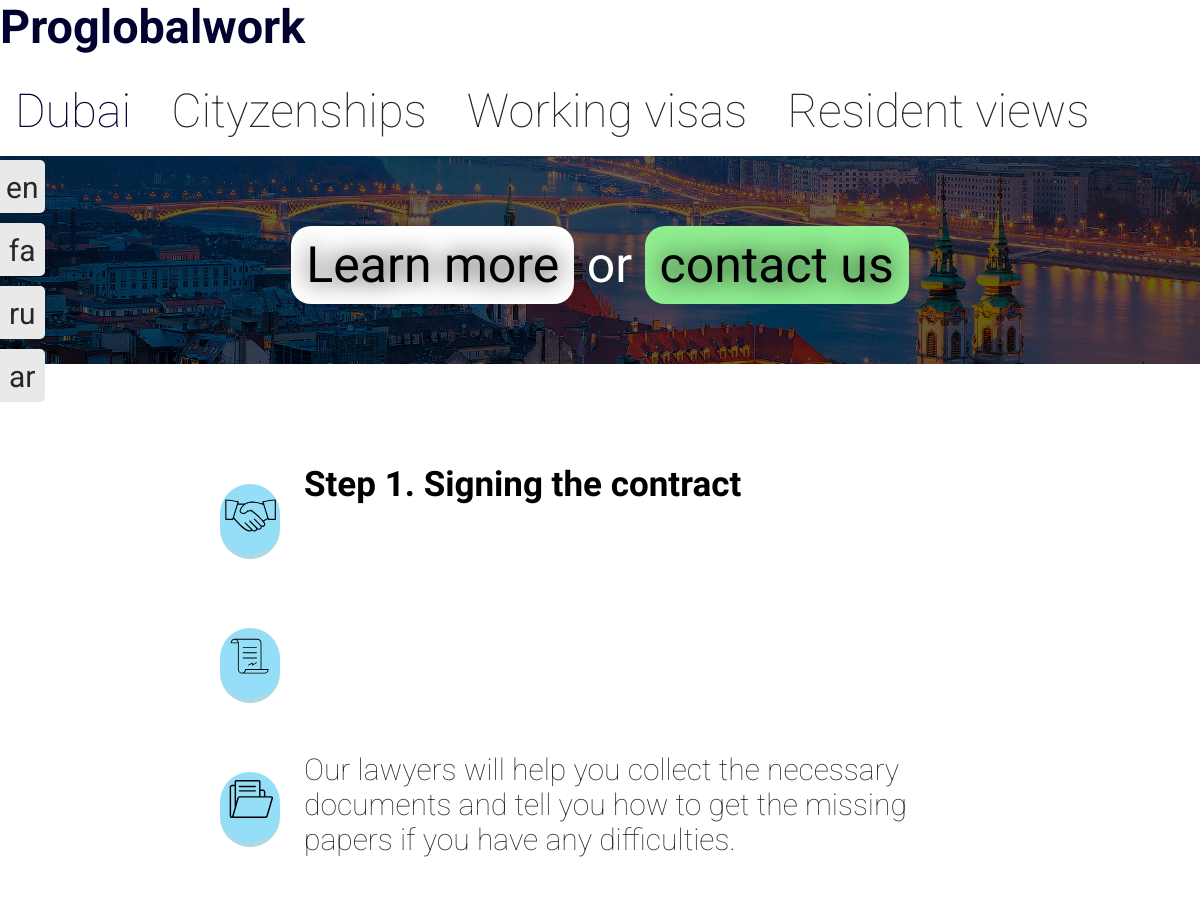
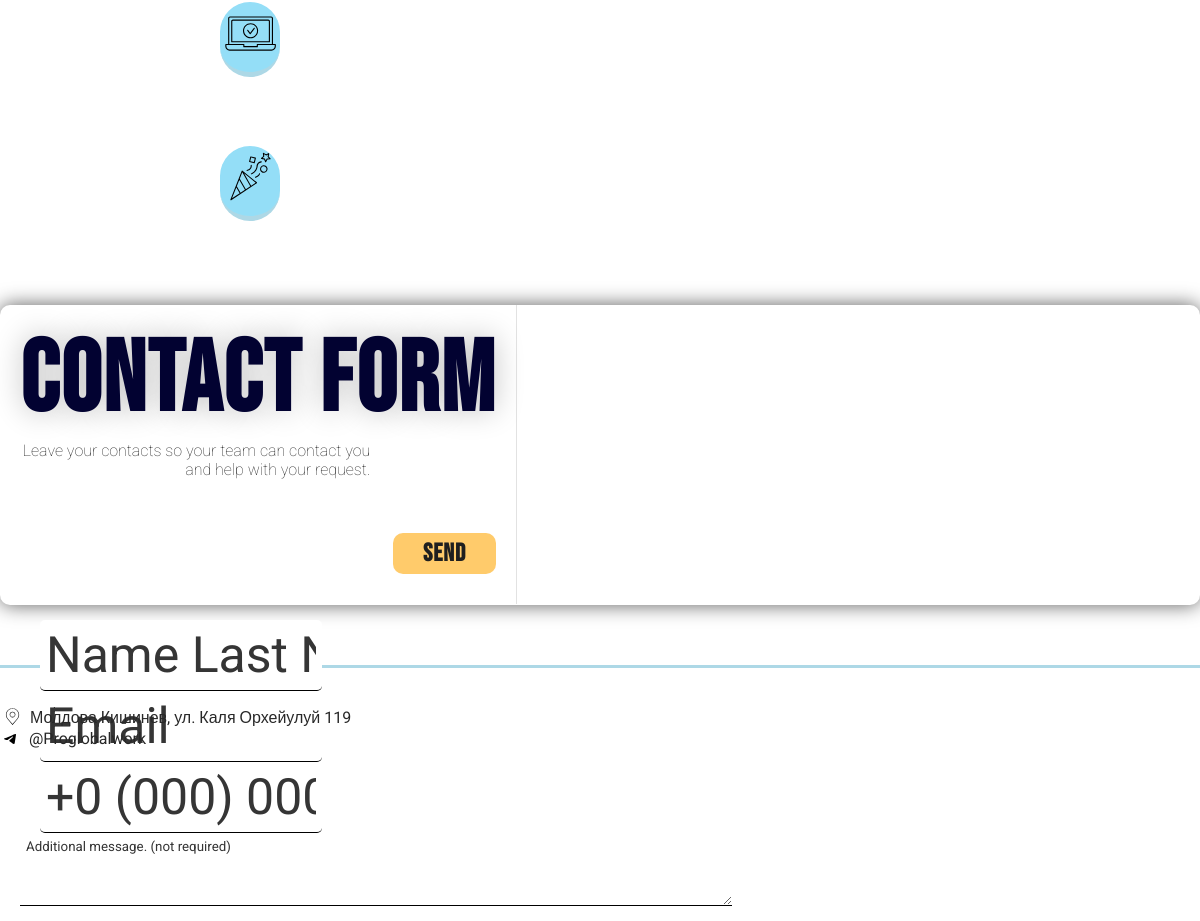
Before: /work_visa/vengria/ with the older database file (2 pictures, top to bottom).
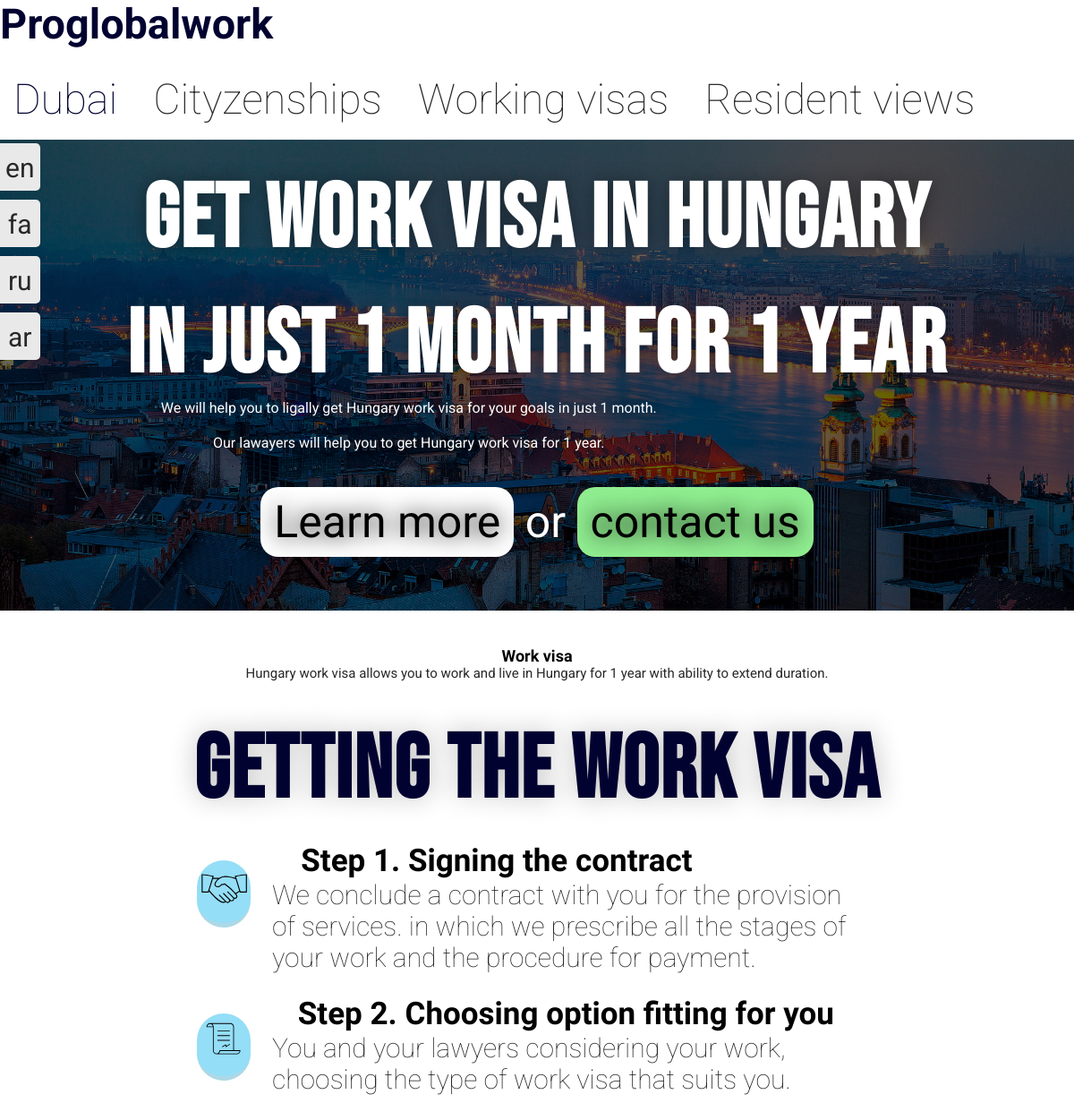
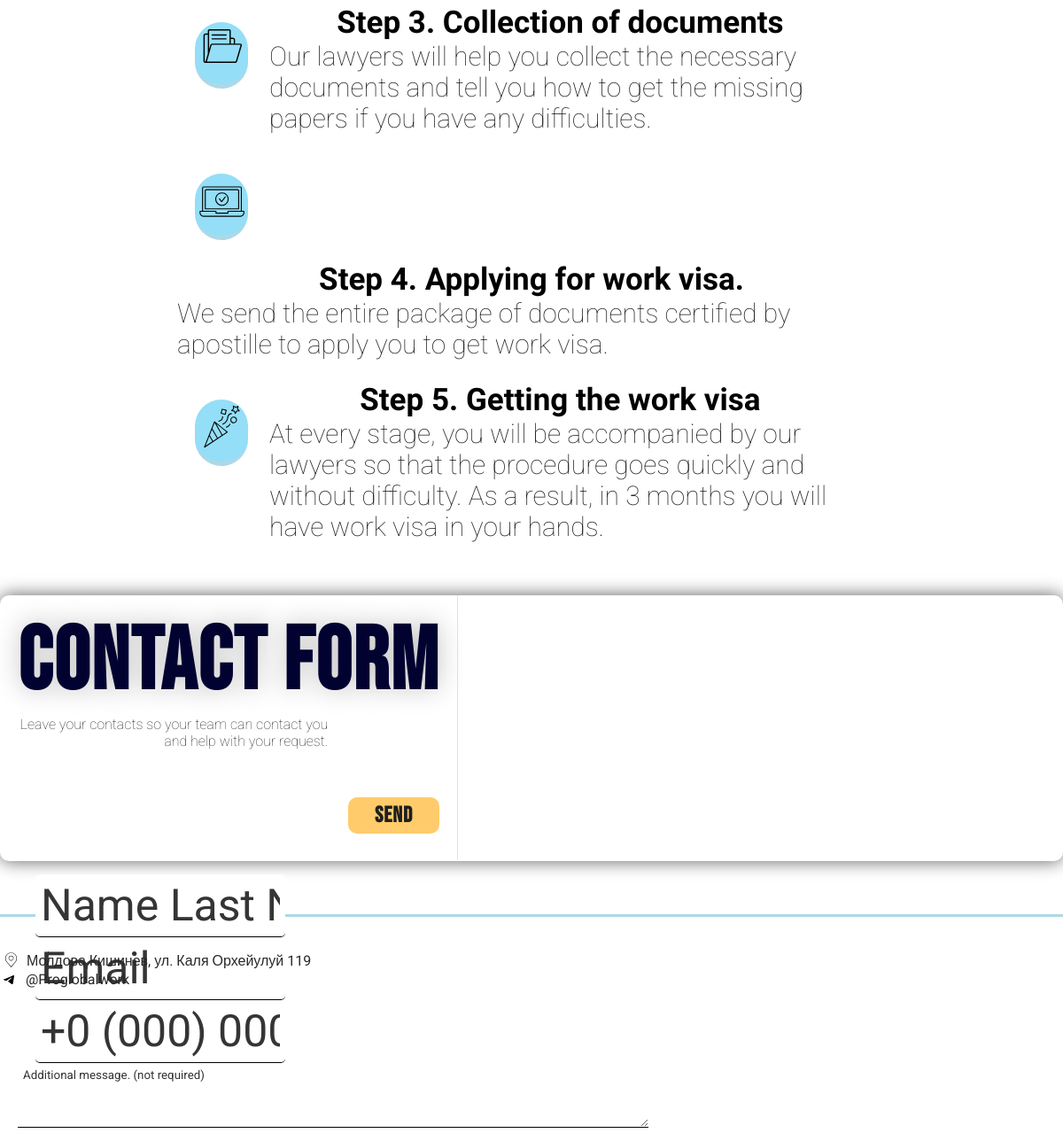
After: the same page with the newer database file (2 pictures, top to bottom).
### main/models.py (models this page shows, shortened)
class Text(models.Model):
	related = models.ForeignKey(TextBlock, on_delete=models.CASCADE, related_name='texts')
	language = models.CharField(max_length=2)
	text = models.TextField(unique=True)
	source = models.BooleanField(default=False)

### main/views.py (the view)
# urls.py: path('work_visa/vengria/', views.workvisa_vengria, name='workvisa_vengria'),
def workvisa_vengria(request):
	return _render(request, 'sub/work_visa/vengria.html', from_page='workvisa for vengria')

### main/views.py (called while the page is built)
def get_texts(lang):
	texts = {}
	for block in TextBlock.objects.all():
		try:
			texts[block.title] = block.texts.filter(language=lang)[0]
		except IndexError:
			print('Missing text for "', block.title, '" for ', lang)
	return {'texts': texts}

def _render(req, template, context={}, from_page='any', req_form=True):
	lang = 'en'
	if 'lang' in req.COOKIES:
		if req.method == 'POST':
			form = RequestForm(req.POST)
			if form.is_valid():
				db_req = form.save(commit=False)
				db_req.from_page = from_page
				db_req.save()
		context['texts'] = get_texts(req.COOKIES['lang'])
		req = render(req, template, context)
	else:
		context['texts'] = get_texts(lang)
		req = render(req, template, context)
		req.set_cookie('lang', lang)
	context['req_form'] = RequestForm
	if req_form != True:
		del context['req_form']
	return req

### main/templates/sub/work_visa/vengria.html (shortened to what this page needs)
{% extends 'base.html' %}
{% load static %}
{% block content %}
<div class="content__title_back" style="
background: linear-gradient( rgba(0, 0, 0, 0.6), rgba(0, 0, 0, 0.6) ), url({% static 'imgs/vengria.jpg' %});
background-position: center;
background-repeat: no-repeat;
background-size: cover;
">
	<div class="centered" style="text-align: center;">
		<h1 style="color: white; text-shadow: 0 0 20px rgb(0, 0, 0, 0.4);">
			{{ texts.texts.Vengria_first_title_work_visa_h1.text|linebreaks }}
		</h1>
		<div style="max-width: 70ch;">
			{{ texts.texts.vengria_text_under_first_title_div.text|linebreaks }}
		</div>
		<br>
		<br>
		<div class="tricky-but">
			<div>
				Learn more
			</div>
			 or
			<div>
				contact us
			</div>
		</div>
	</div>
</div>
<br>
<br>
<div class="content">
	<h2 class="centered">{{ texts.texts.Work_visa.text }}</h2>
	<div class="centered lil-text" style="text-align: center">
		{{ texts.texts.vengria_work_visa_explain.text }}
	</div>
</div>
<br>
<br>
<div class="content">
	<h1 class="centered">
		{{ texts.texts.Getting_the_work_visa.text }}
	</h1>
	<br>
	<div class="grid-master reasons-to-apply" >
		<div class="inline-bastards">
			<div style="padding: 20px;">
			</div>
			<div>
				<h2 style="max-width: 25ch;">
					{{ texts.texts.Step_1_Signing_the_contract.text }}
				</h2>
				<div style="max-width: 40ch; font-weight: 100;">
					{{ texts.texts.Poland_step_1_text_div.text }}
				</div>
			</div>
		</div>
		<div class="inline-bastards">
			<div style="padding: 20px;">
							</div>
			<div>
				<h2>
					{{ texts.texts.Step_2_Choosing_option_fitting_for_you.text }}
				</h2>
				<div style="max-width: 40ch; font-weight: 100;">
					{{ texts.texts.Step_2_working_visa_choose_text_div.text }}
				</div>
			</div>
		</div>
		<div class="inline-bastards">
			<div style="padding: 20px;">
							</div>
			<div>
				<h2>
					{{ texts.texts.Step_3_Collection_of_documents.text }}
				</h2>
				<div style="max-width: 40ch; font-weight: 100;">
					{{ texts.texts.Step_2_Collection_of_documents_text.text }}
				</div>
			</div>
		</div>
		<div class="inline-bastards">
			<div style="padding: 20px;">
			</div>
			<div class="lil-text">
				<h2>
					{{ texts.texts.Step_4_Applying_for_work_visa.text }}
				</h2>
				<div style="font-weight: 100;">
					{{ texts.texts.Work_visa_step_4_text_div.text }}
				</div>
			</div>
		</div>
		<div class="inline-bastards">
			<div style="padding: 20px;">
			</div>
			<div>
				<h2>
					{{ texts.texts.Step_5_Getting_the_work_visa.text }}
				</h2>
				<div style="max-width: 40ch; font-weight: 100;">
					{{ texts.texts.work_visa_step_5_text_div.text }}
				</div>
		</div>
	</div>
</div>
<br>
<br>
<br>
<div class="content">
	<div class="centered" style="height: 300px; 	box-shadow: 0px 0px 20px rgb(94, 94, 94); border-radius: 10px;">
		<div class="left-haft-form" style="height: 89%; border-right: 1px solid rgb(226, 226, 226); 	position: relative;		">
			<h1 style="text-align: right;">
				{{  texts.texts.form__title_on_left_h1.text }}
			</h1>
			<div style="font-weight: 100; text-align: right; max-width: 40ch;">
				{{  texts.texts.form__text_explanation_div.text }}
			</div>
			<input type="submit" form="req_form_here" value="{{ texts.texts.Send_but.text }}" id="the-button">
		</div>
		<div class="request-form" style="height: 95%;">
			<form method="POST" id="req_form_here">
				{{ req_form.as_p }}
			</form>
		</div>
	</div>
</div>
{% endblock %}

### main/templates/base.html (shortened to what this page needs)
{% load static %}
<!DOCTYPE html>
<html lang="en">
<head>
	<link rel="stylesheet" href="{% static 'css/style.css' %}">
</head>
<body>
	<div class='translation-buttons'>
		<div class="centered">
			<div class="lang-but">
				en
			</div>
			<div class="lang-but">
				fa
			</div>
			<div class="lang-but">
				ru
			</div>
			<div class="lang-but">
				ar
			</div>
		</div>
	</div>
	<div class="header">
		<div class="content">
			<div class="tit">
				<h3>
					<a href="{% url 'main:main_page' %}">
						Proglobalwork
					</a>
				</h3>
			</div>
			<div>
				<div class="header__meta_dropdown">
					<div class="">
						<h3>
							<a href="{% url 'main:main_page' %}">Dubai</a>
						</h3>
					</div>
					<div class="drop_but">
						<h3>
							Cityzenships
						</h3>
					</div>
					<div class="drop_but">
						<h3>
							Working visas
						</h3>
					</div>
					<div class="drop_but">
						<h3>
							Resident views
						</h3>
					</div>
				</div>
			</div>
		</div>
	</div>
	<div>
		{% block content %}
		{% endblock %}
	</div>
	<br>
	<br>
	<br>
	<div class="afterbirth" >
		<br>
		<br>
		<div class="content">
			<div>
				<div class="inline-bastards">
					<div style="padding: 0 5px 0 4px;">
					</div>
					<div>
						Молдова Кишинев, ул.  Каля Орхейулуй 119
					</div>
				</div>
				<div class="inline-bastards">
					<div style="margin-right: 5px">
					</div>
					<div>
						@Proglobalwork
					</div>
				</div>
			</div>
		</div>
	</div>
</body>
</html>

### main/templates/base.html (style rules this page uses)
html { scroll-behavior: smooth; }

Changed rows visible on the page:
added Text: texts.Vengria_first_title_work_visa_h1.text "Get Work Visa in Hungary in just 1 month for 1 year"
added Text: texts.vengria_text_under_first_title_div.text "We will help you to ligally get Hungary work visa for your goals in just 1 month. Our lawayers will help you to get Hungary work visa for 1 year."
added Text: texts.Work_visa.text "Work visa"
added Text: texts.vengria_work_visa_explain.text "Hungary work visa allows you to work and live in Hungary for 1 year with ability to extend duration."
added Text: texts.Getting_the_work_visa.text "Getting the work visa"
added Text: texts.Poland_step_1_text_div.text "We conclude a contract with you for the provision of services. in which we prescribe all the stages of your work and the procedure for payment."
added Text: texts.Step_2_Choosing_option_fitting_for_you.text "Step 2. Choosing option fitting for you"
added Text: texts.Step_2_working_visa_choose_text_div.text "You and your lawyers considering your work, choosing the type of work visa that suits you."
added Text: texts.Step_3_Collection_of_documents.text "Step 3. Collection of documents"
added Text: texts.Step_4_Applying_for_work_visa.text "Step 4. Applying for work visa."
added Text: texts.Work_visa_step_4_text_div.text "We send the entire package of documents certified by apostille to apply you to get work visa."
added Text: texts.Step_5_Getting_the_work_visa.text "Step 5. Getting the work visa"
added Text: texts.work_visa_step_5_text_div.text "At every stage, you will be accompanied by our lawyers so that the procedure goes quickly and without difficulty. As a result, in 3 months you will have work visa in your hands."
